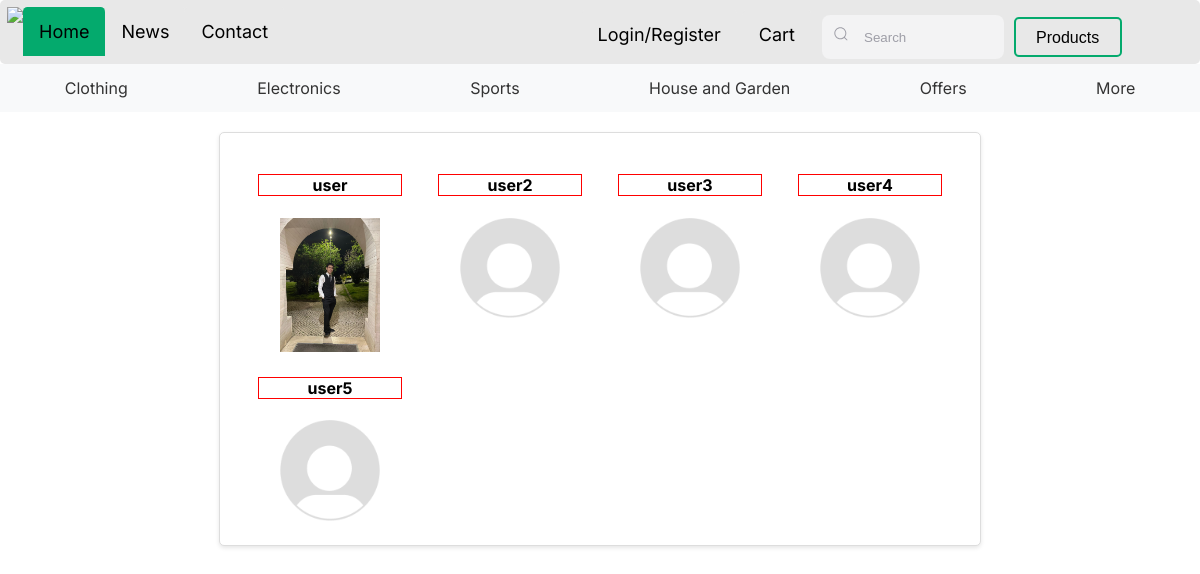
Screenshot of /pages/users/user_search.php?key=user with the database file from the repository.
### tables this page shows
CREATE TABLE users (
    id INTEGER PRIMARY KEY AUTOINCREMENT,
    username VARCHAR(100) NOT NULL,
    email VARCHAR(255) NOT NULL,
    password VARCHAR NOT NULL,
    permissions VARCHAR(50) NOT NULL DEFAULT 'user',
    created_at TIMESTAMP DEFAULT CURRENT_TIMESTAMP,
    small_description VARCHAR(255),
    country Varchar(50),
    city VARCHAR(50) ,
    phone_number VARCHAR(13) UNIQUE,
    image VARCHAR DEFAULT '../../../assets/Default_pfp.svg.png'
);

### pages/users/user_search.php (called while the page is built, shortened)
<?php
require '../../common/index_header.php';
require '../../templates/user_search_page.php';
$db = getDatabaseConnection();
if (isGetParamSet('key')) {
    $key = '%' .htmlspecialchars($_GET['key']. '%');
    $query = "SELECT * FROM users WHERE username LIKE :key";
    $users = fetchDataAll($db, $query, [':key' => $key]);
}
drawGridSection($users);
?>

### utils/getters.php (called while the page is built, shortened)
<?php
    function isGetParamSet($paramName) {
            return isset($_GET[$paramName]);
    }
    function fetchDataAll($db, $query, $params = []) {
        $stmt = $db->prepare($query);
        $stmt->execute($params);
        return $stmt->fetchAll(PDO::FETCH_ASSOC);
    }
?>

### templates/user_search_page.php (the view)
<?php
function drawGridSection( $users) {
    echo '<section class="grid-container">';
    if (!empty($users)) {
        foreach ($users as $user) {
            $id = $user['id'];
            echo '<section class="grid-item">';
            echo '<a href="../profile/public_profile.php?id=' . $id . '"><h4 style="border: 1px solid red">' . $user['username'] . '</h4></a>';
            $image_url = $user['image'];
            echo '<a href="../profile/public_profile.php?id=' . $id . '"><img src="' . $image_url . '"></a>';
            echo '</section>';
        }
    } else {
        echo 'No result found';
    }
    echo '</section>';
}
?>

### css/navstyle.css (style rules this page uses)
img { padding: 0px; margin: 0px; height: 100%; width: auto; }

### css/container.css (style rules this page uses)
.grid-container { display: grid; width: 60%; margin: 5rem auto; margin-top:2rem; grid-template-columns: repeat(auto-fill, minmax(25%, 1fr)); grid-gap: 0%; }
.grid-item a { font-family: "Inter", sans-serif; display: block; text-align: center; text-decoration: none; color:black; }
.grid-item { overflow: hidden; width: 80%; margin: 0 auto; }
.grid-item img { width: 70%; height: auto; max-width: 100%; transition: width 0.5s, height 0.5s; }

### css/shopping_cart.css (style rules this page uses)
.grid-container { max-width: 800px; margin: 20px auto; padding: 20px; background-color: #fff; border: 1px solid #ddd; border-radius: 5px; box-shadow: 0 2px 4px rgba(0, 0, 0, 0.1); }

### rows the page displays
users: username "user", image (picture)
users: username "user2", image (placeholder picture)
users: username "user3", image (placeholder picture)
users: username "user4", image (placeholder picture)
users: username "user5", image (placeholder picture)
